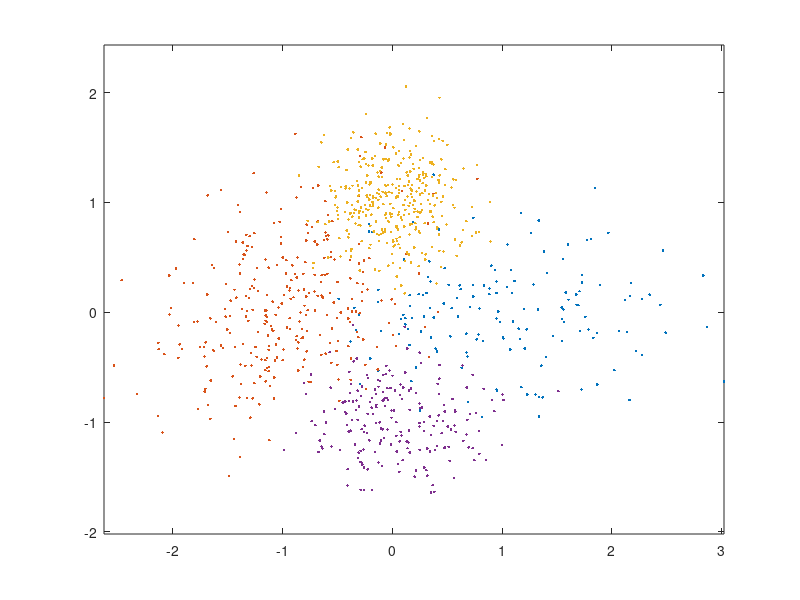

MATLAB code to generate this figure:
% 4 GMM Components. Different means, covariances and probabilty for each.
% 1000 samples
m(:,1) = [1;0]; Sigma(:,:,1) = 0.1*[5 0;0,2]; 
m(:,2) = [-1;0]; Sigma(:,:,2) = 0.1*[3 1;1,3]; 
m(:,3) = [0;1]; Sigma(:,:,3) = 0.1*eye(2);
m(:,4) = [0;-1]; Sigma(:,:,4) = 0.1*[2 0;0,1 ];
classPriors = [0.15,0.30,0.35,0.20]; thr = [0,cumsum(classPriors)];
N = 1000; u = rand(1,N); L = zeros(1,N); x = zeros(2,N);
figure(1),clf, colorList = 'rbgc';
%Data Genration + figure 
for l = 1:4
    indices = find(thr(l)<=u & u<thr(l+1)); % if u happens to be precisely 1, that sample will get omitted - needs to be fixed
    L(1,indices) = l*ones(1,length(indices));
    x(:,indices) = mvnrnd(m(:,l),Sigma(:,:,l),length(indices))';
    figure(1), plot(x(1,indices),x(2,indices),'.','MarkerFaceColor',colorList(l)); axis equal, hold on,
end

